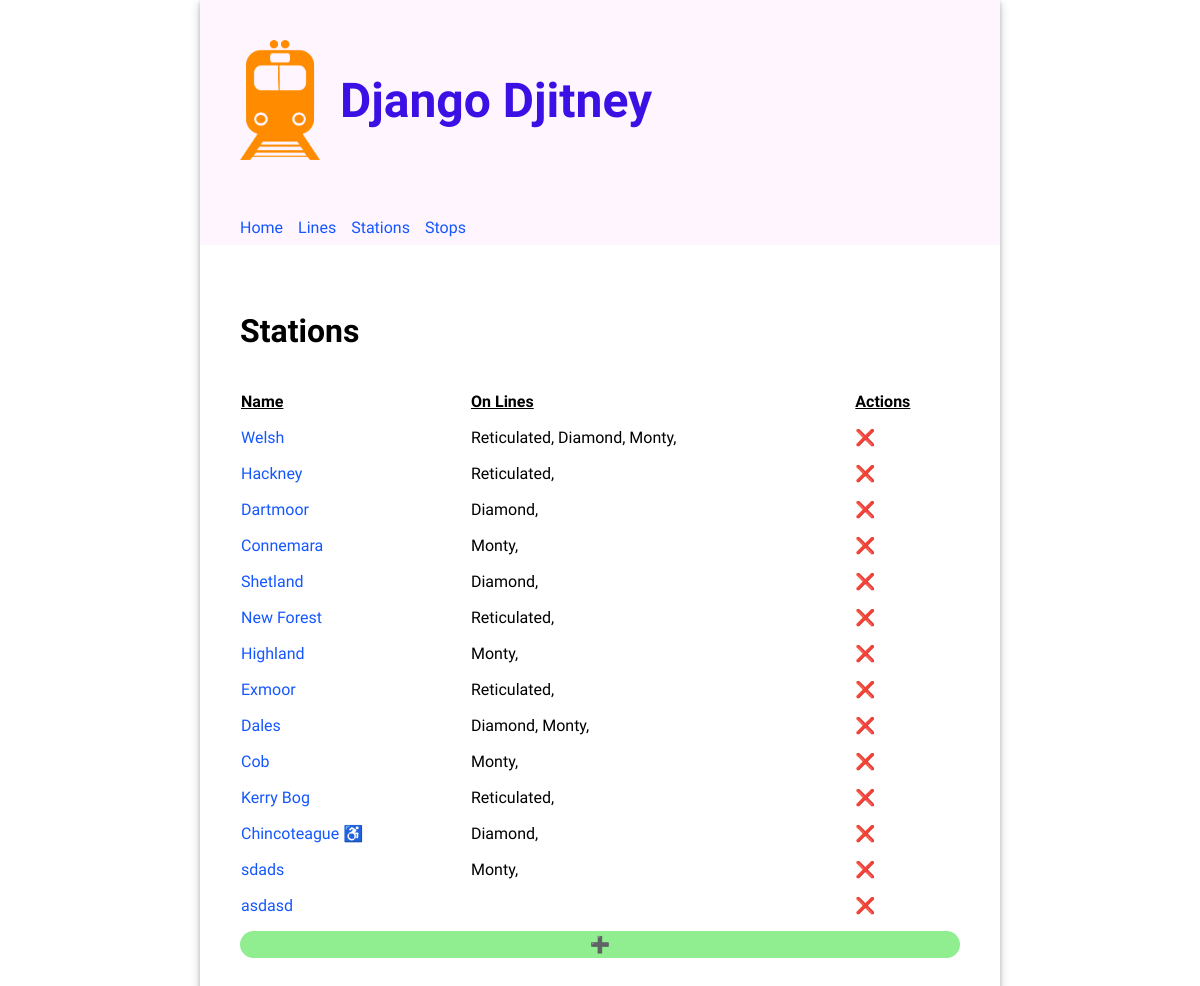
Page /stations/ on the committed database.
### routes/models.py (models this page shows, shortened)
class Station(models.Model):
  name = models.CharField(unique=True, max_length=200)
  accessible = models.BooleanField(default=False)

class Stop(models.Model):
  class Meta:
    unique_together = (('line', 'stop_number'))
  line = models.ForeignKey(Line, on_delete=models.CASCADE)
  station = models.ForeignKey(Station, on_delete=models.CASCADE)
  stop_number = models.PositiveIntegerField()

class Line(models.Model):
  name = models.CharField(unique=True, max_length=200)

### routes/views.py (the view)
# urls.py: path("stations/", views.StationsView.as_view(), name="stations"),
class StationsView(ListView):
  model = Station
  template_name = "routes/stations.html"

### routes/templates/routes/stations.html (shortened to what this page needs)
{% extends 'base.html' %}
{% load static %}
{% block content %}
<div>
  <h2>Stations</h2>
  <table class="line-table">
    <thead>
      <tr>
        <th>Name</th>
        <th>On Lines</th>
        <th>Actions</th>
      </tr>
    </thead>
    <tbody>
    {% for station in object_list %}
        <tr>
          <td>
            <a href="{% url "update_station" station.id %}">{{ station.name }}</a>
            {% if station.accessible %}<span>  ♿️ </span>{% endif %}
          </td>
          <td>
            {% for stop in station.stop_set.all %}{{stop.line.name}}, {% endfor %}
          </td>
          <td><a href="{% url "delete_station" station.id %}" style="text-decoration: none; color: inherit;">❌</a></td>
        </tr>
    {% endfor %}
    </tbody>
  </table>
  <a href="{% url "create_station" %}" style="display: inherit; text-align: center; border-radius: 15px; text-decoration: none; color: inherit; padding: 4px; background-color: lightgreen;">➕</a>
</div>
{% endblock %}

### routes/static/routes/style.css (style rules this page uses)
body { font-family: "Oxygen", sans-serif; margin: 0; }
main h2 { font-size: 2em; }
main table { text-align: left; border-collapse: separate; border-spacing: 0 15px; width: 100%; }
main table th { text-align: left; border-collapse: separate; border-spacing: 0 15px; text-decoration: underline; }
a { text-decoration: none; color: #1557ff; }

### rows in the picture
Station: name "Welsh"
Stop: line.name "Reticulated"
Stop: line.name "Diamond"
Stop: line.name "Monty"
Station: name "Hackney"
Stop: line.name "Reticulated"
Station: name "Dartmoor"
Stop: line.name "Diamond"
Station: name "Connemara"
Stop: line.name "Monty"
Station: name "Shetland"
Stop: line.name "Diamond"
Station: name "New Forest"
Stop: line.name "Reticulated"
Station: name "Highland"
Stop: line.name "Monty"
Station: name "Exmoor"
Stop: line.name "Reticulated"
Station: name "Dales"
Stop: line.name "Diamond"
Stop: line.name "Monty"
Station: name "Cob"
Stop: line.name "Monty"
Station: name "Kerry Bog"
Stop: line.name "Reticulated"
Station: name "Chincoteague"
Stop: line.name "Diamond"
Station: name "sdads"
Stop: line.name "Monty"
Station: name "asdasd"
